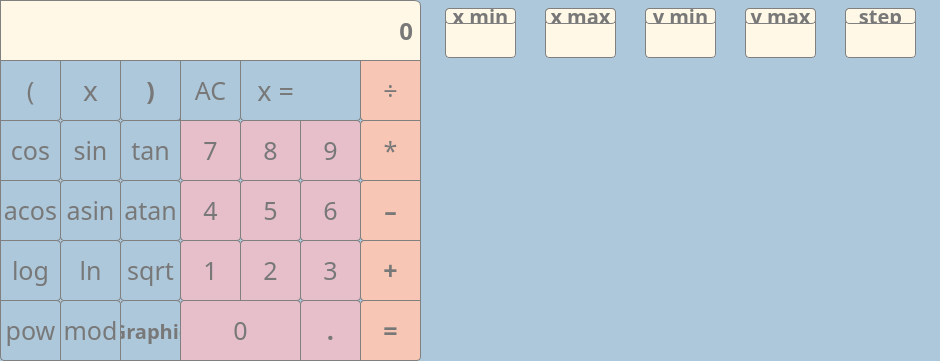
<?xml version="1.0" encoding="UTF-8"?>
<ui version="4.0">
 <class>MainWindow</class>
 <widget class="QMainWindow" name="MainWindow">
  <property name="geometry">
   <rect>
    <x>0</x>
    <y>0</y>
    <width>940</width>
    <height>361</height>
   </rect>
  </property>
  <property name="windowTitle">
   <string>MainWindow</string>
  </property>
  <property name="styleSheet">
   <string notr="true">QMainWindow {
	background-color: rgb(173,200,219);
}</string>
  </property>
  <widget class="QWidget" name="centralwidget">
   <property name="styleSheet">
    <string notr="true">Qwidget {	
	background-color: rgb(247,198,181);
}</string>
   </property>
   <widget class="QLabel" name="input_string">
    <property name="geometry">
     <rect>
      <x>0</x>
      <y>0</y>
      <width>421</width>
      <height>61</height>
     </rect>
    </property>
    <property name="font">
     <font>
      <family>Didot</family>
      <pointsize>18</pointsize>
      <bold>true</bold>
     </font>
    </property>
    <property name="styleSheet">
     <string notr="true">QLabel { 
	background-color: rgb(255, 248, 231);
	color: rgb(120, 120, 120);
 	border: 1px solid  gray;
	border-radius: 6px;
	border-bottom-right-radius: 0px;
	border-bottom-left-radius: 0px;
	border-top-right-radius: 6px;
	border-top-left-radius: 0px;
}</string>
    </property>
    <property name="text">
     <string>0</string>
    </property>
    <property name="alignment">
     <set>Qt::AlignRight|Qt::AlignTrailing|Qt::AlignVCenter</set>
    </property>
   </widget>
   <widget class="QPushButton" name="pushButton_leftbracket">
    <property name="geometry">
     <rect>
      <x>0</x>
      <y>60</y>
      <width>61</width>
      <height>61</height>
     </rect>
    </property>
    <property name="font">
     <font>
      <family>Didot</family>
      <pointsize>19</pointsize>
      <bold>false</bold>
     </font>
    </property>
    <property name="styleSheet">
     <string notr="true">QPushButton {
	border-color: gray;
 	border-width: 1px;
 	border-style: solid;
	border-radius: 4px;
	border-bottom: 1px solid gray;
	border-bottom-left-radius: 0px;
	border-top-left-radius: 0px;
	border-top-right-radius: 0px;
	background-color: rgb(173,200,219);
	color: rgb(120, 120, 120);
}

QPushButton:pressed {
    background-color: qlineargradient(x1: 0, y1: 0, x2: 0, y2: 1,
                                      stop: 0 #dadbde, stop: 1 #f6f7fa);
}</string>
    </property>
    <property name="text">
     <string>(</string>
    </property>
   </widget>
   <widget class="QPushButton" name="pushButton_division">
    <property name="geometry">
     <rect>
      <x>360</x>
      <y>60</y>
      <width>61</width>
      <height>61</height>
     </rect>
    </property>
    <property name="font">
     <font>
      <family>Didot</family>
      <pointsize>19</pointsize>
      <bold>false</bold>
     </font>
    </property>
    <property name="styleSheet">
     <string notr="true">QPushButton {
	border-color: gray;
 	border-width: 1px;
 	border-style: solid;
	border-radius: 4px;
	border-bottom-right-radius: 0px;
	border-top-right-radius: 0px;
	border-top-left-radius: 0px;
	background-color: rgb(247,198,181);
	color: rgb(120, 120, 120);
}

QPushButton:pressed {
    background-color: qlineargradient(x1: 0, y1: 0, x2: 0, y2: 1,
                                      stop: 0 #dadbde, stop: 1 #f6f7fa);
}</string>
    </property>
    <property name="text">
     <string>÷</string>
    </property>
   </widget>
   <widget class="QPushButton" name="pushButton_X">
    <property name="geometry">
     <rect>
      <x>60</x>
      <y>60</y>
      <width>61</width>
      <height>61</height>
     </rect>
    </property>
    <property name="font">
     <font>
      <family>Didot</family>
      <pointsize>21</pointsize>
      <bold>false</bold>
     </font>
    </property>
    <property name="styleSheet">
     <string notr="true">QPushButton {
	border-color: gray;
 	border-width: 1px;
 	border-style: solid;
	border-radius: 4px;
	border-bottom: 1px solid gray;
	border-top-left-radius: 0px;
	border-top-right-radius: 0px;
	background-color: rgb(173,200,219);
	color: rgb(120, 120, 120);
}

QPushButton:pressed {
    background-color: qlineargradient(x1: 0, y1: 0, x2: 0, y2: 1,
                                      stop: 0 #dadbde, stop: 1 #f6f7fa);
}</string>
    </property>
    <property name="text">
     <string>x</string>
    </property>
   </widget>
   <widget class="QPushButton" name="pushButton_rightbracket">
    <property name="geometry">
     <rect>
      <x>120</x>
      <y>60</y>
      <width>61</width>
      <height>61</height>
     </rect>
    </property>
    <property name="font">
     <font>
      <family>Didot</family>
      <pointsize>19</pointsize>
      <bold>true</bold>
     </font>
    </property>
    <property name="styleSheet">
     <string notr="true">QPushButton {
	border-color: gray;
 	border-width: 1px;
 	border-style: solid;
	border-radius: 4px;
	border-bottom: 1px solid gray;
	border-top-left-radius: 0px;
	border-top-right-radius: 0px;
	background-color: rgb(173,200,219);
	color: rgb(120, 120, 120);
}

QPushButton:pressed {
    background-color: qlineargradient(x1: 0, y1: 0, x2: 0, y2: 1,
                                      stop: 0 #dadbde, stop: 1 #f6f7fa);
}</string>
    </property>
    <property name="text">
     <string>)</string>
    </property>
   </widget>
   <widget class="QPushButton" name="pushButton_five">
    <property name="geometry">
     <rect>
      <x>240</x>
      <y>180</y>
      <width>61</width>
      <height>61</height>
     </rect>
    </property>
    <property name="font">
     <font>
      <family>Didot</family>
      <pointsize>19</pointsize>
     </font>
    </property>
    <property name="styleSheet">
     <string notr="true">QPushButton {
	border-color: gray;
 	border-width: 1px;
 	border-style: solid;
	border-radius: 4px;
	background-color: rgb(230,191,202);
	color: rgb(120, 120, 120);
}

QPushButton:pressed {
    background-color: qlineargradient(x1: 0, y1: 0, x2: 0, y2: 1,
                                      stop: 0 #dadbde, stop: 1 #f6f7fa);
}</string>
    </property>
    <property name="text">
     <string>5</string>
    </property>
   </widget>
   <widget class="QPushButton" name="pushButton_minus">
    <property name="geometry">
     <rect>
      <x>360</x>
      <y>180</y>
      <width>61</width>
      <height>61</height>
     </rect>
    </property>
    <property name="font">
     <font>
      <family>Didot</family>
      <pointsize>19</pointsize>
      <bold>true</bold>
     </font>
    </property>
    <property name="styleSheet">
     <string notr="true">QPushButton {
	border-color: gray;
 	border-width: 1px;
 	border-style: solid;
	border-radius: 4px;
	border-bottom-right-radius: 0px;
	border-top-right-radius: 0px;
	background-color: rgb(247,198,181);
	color: rgb(120, 120, 120);
}

QPushButton:pressed {
    background-color: qlineargradient(x1: 0, y1: 0, x2: 0, y2: 1,
                                      stop: 0 #dadbde, stop: 1 #f6f7fa);
}</string>
    </property>
    <property name="text">
     <string>–</string>
    </property>
   </widget>
   <widget class="QPushButton" name="pushButton_seven">
    <property name="geometry">
     <rect>
      <x>180</x>
      <y>120</y>
      <width>61</width>
      <height>61</height>
     </rect>
    </property>
    <property name="font">
     <font>
      <family>Didot</family>
      <pointsize>19</pointsize>
     </font>
    </property>
    <property name="styleSheet">
     <string notr="true">QPushButton {
	border-color: gray;
 	border-width: 1px;
 	border-style: solid;
	border-radius: 4px;
	border-top-left-radius: 0px;
	background-color: rgb(230,191,202);
	color: rgb(120, 120, 120);
}

QPushButton:pressed {
    background-color: qlineargradient(x1: 0, y1: 0, x2: 0, y2: 1,
                                      stop: 0 #dadbde, stop: 1 #f6f7fa);
}</string>
    </property>
    <property name="text">
     <string>7</string>
    </property>
   </widget>
   <widget class="QPushButton" name="pushButton_acos">
    <property name="geometry">
     <rect>
      <x>0</x>
      <y>180</y>
      <width>61</width>
      <height>61</height>
     </rect>
    </property>
    <property name="font">
     <font>
      <family>Didot</family>
      <pointsize>19</pointsize>
      <bold>false</bold>
     </font>
    </property>
    <property name="styleSheet">
     <string notr="true">QPushButton {
	border-color: gray;
 	border-width: 1px;
 	border-style: solid;
	border-radius: 4px;
	border-bottom: 1px solid gray;
	border-bottom-left-radius: 0px;
	border-top-left-radius: 0px;
	background-color: rgb(173,200,219);
	color: rgb(120, 120, 120);
}

QPushButton:pressed {
    background-color: qlineargradient(x1: 0, y1: 0, x2: 0, y2: 1,
                                      stop: 0 #dadbde, stop: 1 #f6f7fa);
}</string>
    </property>
    <property name="text">
     <string>acos</string>
    </property>
   </widget>
   <widget class="QPushButton" name="pushButton_atan">
    <property name="geometry">
     <rect>
      <x>120</x>
      <y>180</y>
      <width>61</width>
      <height>61</height>
     </rect>
    </property>
    <property name="font">
     <font>
      <family>Didot</family>
      <pointsize>19</pointsize>
      <bold>false</bold>
     </font>
    </property>
    <property name="styleSheet">
     <string notr="true">QPushButton {
	border-color: gray;
 	border-width: 1px;
 	border-style: solid;
	border-radius: 4px;
	border-bottom: 1px solid gray;
	background-color: rgb(173,200,219);
	color: rgb(120, 120, 120);
}

QPushButton:pressed {
    background-color: qlineargradient(x1: 0, y1: 0, x2: 0, y2: 1,
                                      stop: 0 #dadbde, stop: 1 #f6f7fa);
}</string>
    </property>
    <property name="text">
     <string>atan</string>
    </property>
   </widget>
   <widget class="QPushButton" name="pushButton_asin">
    <property name="geometry">
     <rect>
      <x>60</x>
      <y>180</y>
      <width>61</width>
      <height>61</height>
     </rect>
    </property>
    <property name="font">
     <font>
      <family>Didot</family>
      <pointsize>19</pointsize>
      <bold>false</bold>
     </font>
    </property>
    <property name="styleSheet">
     <string notr="true">QPushButton {
	border-color: gray;
 	border-width: 1px;
 	border-style: solid;
	border-radius: 4px;
	border-bottom: 1px solid gray;
	background-color: rgb(173,200,219);
	color: rgb(120, 120, 120);
}

QPushButton:pressed {
    background-color: qlineargradient(x1: 0, y1: 0, x2: 0, y2: 1,
                                      stop: 0 #dadbde, stop: 1 #f6f7fa);
}</string>
    </property>
    <property name="text">
     <string>asin</string>
    </property>
   </widget>
   <widget class="QPushButton" name="pushButton_six">
    <property name="geometry">
     <rect>
      <x>300</x>
      <y>180</y>
      <width>61</width>
      <height>61</height>
     </rect>
    </property>
    <property name="font">
     <font>
      <family>Didot</family>
      <pointsize>19</pointsize>
     </font>
    </property>
    <property name="styleSheet">
     <string notr="true">QPushButton {
	border-color: gray;
 	border-width: 1px;
 	border-style: solid;
	border-radius: 4px;
	background-color: rgb(230,191,202);
	color: rgb(120, 120, 120);
}

QPushButton:pressed {
    background-color: qlineargradient(x1: 0, y1: 0, x2: 0, y2: 1,
                                      stop: 0 #dadbde, stop: 1 #f6f7fa);
}</string>
    </property>
    <property name="text">
     <string>6</string>
    </property>
   </widget>
   <widget class="QPushButton" name="pushButton_two">
    <property name="geometry">
     <rect>
      <x>240</x>
      <y>240</y>
      <width>61</width>
      <height>61</height>
     </rect>
    </property>
    <property name="font">
     <font>
      <family>Didot</family>
      <pointsize>19</pointsize>
     </font>
    </property>
    <property name="styleSheet">
     <string notr="true">QPushButton {
	border-color: gray;
 	border-width: 1px;
 	border-style: solid;
	border-radius: 4px;
	border-bottom-left-radius: 0px;
	background-color: rgb(230,191,202);
	color: rgb(120, 120, 120);
}

QPushButton:pressed {
    background-color: qlineargradient(x1: 0, y1: 0, x2: 0, y2: 1,
                                      stop: 0 #dadbde, stop: 1 #f6f7fa);
}</string>
    </property>
    <property name="text">
     <string>2</string>
    </property>
   </widget>
   <widget class="QPushButton" name="pushButton_plus">
    <property name="geometry">
     <rect>
      <x>360</x>
      <y>240</y>
      <width>61</width>
      <height>61</height>
     </rect>
    </property>
    <property name="font">
     <font>
      <family>Didot</family>
      <pointsize>19</pointsize>
      <bold>true</bold>
     </font>
    </property>
    <property name="styleSheet">
     <string notr="true">QPushButton {
	border-color: gray;
 	border-width: 1px;
 	border-style: solid;
	border-radius: 4px;
	border-bottom-right-radius: 0px;
	border-top-right-radius: 0px;
	background-color: rgb(247,198,181);
	color: rgb(120, 120, 120);
}

QPushButton:pressed {
    background-color: qlineargradient(x1: 0, y1: 0, x2: 0, y2: 1,
                                      stop: 0 #dadbde, stop: 1 #f6f7fa);
}</string>
    </property>
    <property name="text">
     <string>+</string>
    </property>
   </widget>
   <widget class="QPushButton" name="pushButton_one">
    <property name="geometry">
     <rect>
      <x>180</x>
      <y>240</y>
      <width>61</width>
      <height>61</height>
     </rect>
    </property>
    <property name="font">
     <font>
      <family>Didot</family>
      <pointsize>19</pointsize>
     </font>
    </property>
    <property name="styleSheet">
     <string notr="true">QPushButton {
	border-color: gray;
 	border-width: 1px;
 	border-style: solid;
	border-radius: 4px;
	border-bottom-right-radius: 0px;
	background-color: rgb(230,191,202);
	color: rgb(120, 120, 120);
}

QPushButton:pressed {
    background-color: qlineargradient(x1: 0, y1: 0, x2: 0, y2: 1,
                                      stop: 0 #dadbde, stop: 1 #f6f7fa);
}</string>
    </property>
    <property name="text">
     <string>1</string>
    </property>
   </widget>
   <widget class="QPushButton" name="pushButton_sqrt">
    <property name="geometry">
     <rect>
      <x>120</x>
      <y>240</y>
      <width>61</width>
      <height>61</height>
     </rect>
    </property>
    <property name="font">
     <font>
      <family>Didot</family>
      <pointsize>19</pointsize>
      <bold>false</bold>
     </font>
    </property>
    <property name="styleSheet">
     <string notr="true">QPushButton {
	border-color: gray;
 	border-width: 1px;
 	border-style: solid;
	border-radius: 4px;
	border-bottom: 1px solid gray;
	background-color: rgb(173,200,219);
	color: rgb(120, 120, 120);
}

QPushButton:pressed {
    background-color: qlineargradient(x1: 0, y1: 0, x2: 0, y2: 1,
                                      stop: 0 #dadbde, stop: 1 #f6f7fa);
}</string>
    </property>
    <property name="text">
     <string>sqrt</string>
    </property>
   </widget>
   <widget class="QPushButton" name="pushButton_log">
    <property name="geometry">
     <rect>
      <x>0</x>
      <y>240</y>
      <width>61</width>
      <height>61</height>
     </rect>
    </property>
    <property name="font">
     <font>
      <family>Didot</family>
      <pointsize>19</pointsize>
      <bold>false</bold>
     </font>
    </property>
    <property name="styleSheet">
     <string notr="true">QPushButton {
	border-color: gray;
 	border-width: 1px;
 	border-style: solid;
	border-radius: 4px;
	border-bottom: 1px solid gray;
	border-bottom-left-radius: 0px;
	border-top-left-radius: 0px;
	background-color: rgb(173,200,219);
	color: rgb(120, 120, 120);
}

QPushButton:pressed {
    background-color: qlineargradient(x1: 0, y1: 0, x2: 0, y2: 1,
                                      stop: 0 #dadbde, stop: 1 #f6f7fa);
}</string>
    </property>
    <property name="text">
     <string>log</string>
    </property>
   </widget>
   <widget class="QPushButton" name="pushButton_ln">
    <property name="geometry">
     <rect>
      <x>60</x>
      <y>240</y>
      <width>61</width>
      <height>61</height>
     </rect>
    </property>
    <property name="font">
     <font>
      <family>Didot</family>
      <pointsize>19</pointsize>
      <bold>false</bold>
     </font>
    </property>
    <property name="styleSheet">
     <string notr="true">QPushButton {
	border-color: gray;
 	border-width: 1px;
 	border-style: solid;
	border-radius: 4px;
	border-bottom: 1px solid gray;
	background-color: rgb(173,200,219);
	color: rgb(120, 120, 120);
}

QPushButton:pressed {
    background-color: qlineargradient(x1: 0, y1: 0, x2: 0, y2: 1,
                                      stop: 0 #dadbde, stop: 1 #f6f7fa);
}</string>
    </property>
    <property name="text">
     <string>ln</string>
    </property>
   </widget>
   <widget class="QPushButton" name="pushButton_three">
    <property name="geometry">
     <rect>
      <x>300</x>
      <y>240</y>
      <width>61</width>
      <height>61</height>
     </rect>
    </property>
    <property name="font">
     <font>
      <family>Didot</family>
      <pointsize>19</pointsize>
     </font>
    </property>
    <property name="styleSheet">
     <string notr="true">QPushButton {
	border-color: gray;
 	border-width: 1px;
 	border-style: solid;
	border-radius: 4px;
	background-color: rgb(230,191,202);
	color: rgb(120, 120, 120);
}

QPushButton:pressed {
    background-color: qlineargradient(x1: 0, y1: 0, x2: 0, y2: 1,
                                      stop: 0 #dadbde, stop: 1 #f6f7fa);
}</string>
    </property>
    <property name="text">
     <string>3</string>
    </property>
   </widget>
   <widget class="QPushButton" name="pushButton_four">
    <property name="geometry">
     <rect>
      <x>180</x>
      <y>180</y>
      <width>61</width>
      <height>61</height>
     </rect>
    </property>
    <property name="font">
     <font>
      <family>Didot</family>
      <pointsize>19</pointsize>
     </font>
    </property>
    <property name="styleSheet">
     <string notr="true">QPushButton {
	border-color: gray;
 	border-width: 1px;
 	border-style: solid;
	border-radius: 4px;
	background-color: rgb(230,191,202);
	color: rgb(120, 120, 120);
}

QPushButton:pressed {
    background-color: qlineargradient(x1: 0, y1: 0, x2: 0, y2: 1,
                                      stop: 0 #dadbde, stop: 1 #f6f7fa);
}</string>
    </property>
    <property name="text">
     <string>4</string>
    </property>
   </widget>
   <widget class="QPushButton" name="pushButton_multiply">
    <property name="geometry">
     <rect>
      <x>360</x>
      <y>120</y>
      <width>61</width>
      <height>61</height>
     </rect>
    </property>
    <property name="font">
     <font>
      <family>Didot</family>
      <pointsize>19</pointsize>
      <bold>false</bold>
     </font>
    </property>
    <property name="styleSheet">
     <string notr="true">QPushButton {
	border-color: gray;
 	border-width: 1px;
 	border-style: solid;
	border-radius: 4px;
	border-bottom-right-radius: 0px;
	border-top-right-radius: 0px;
	background-color: rgb(247,198,181);
	color: rgb(120, 120, 120);
}

QPushButton:pressed {
    background-color: qlineargradient(x1: 0, y1: 0, x2: 0, y2: 1,
                                      stop: 0 #dadbde, stop: 1 #f6f7fa);
}</string>
    </property>
    <property name="text">
     <string>*</string>
    </property>
   </widget>
   <widget class="QPushButton" name="pushButton_eight">
    <property name="geometry">
     <rect>
      <x>240</x>
      <y>120</y>
      <width>61</width>
      <height>61</height>
     </rect>
    </property>
    <property name="font">
     <font>
      <family>Didot</family>
      <pointsize>19</pointsize>
     </font>
    </property>
    <property name="styleSheet">
     <string notr="true">QPushButton {
	border-color: gray;
 	border-width: 1px;
 	border-style: solid;
	border-radius: 4px;
	border-top-right-radius: 0px;
	background-color: rgb(230,191,202);
	color: rgb(120, 120, 120);
}

QPushButton:pressed {
    background-color: qlineargradient(x1: 0, y1: 0, x2: 0, y2: 1,
                                      stop: 0 #dadbde, stop: 1 #f6f7fa);
}</string>
    </property>
    <property name="text">
     <string>8</string>
    </property>
   </widget>
   <widget class="QPushButton" name="pushButton_cos">
    <property name="geometry">
     <rect>
      <x>0</x>
      <y>120</y>
      <width>61</width>
      <height>61</height>
     </rect>
    </property>
    <property name="font">
     <font>
      <family>Didot</family>
      <pointsize>19</pointsize>
      <bold>false</bold>
     </font>
    </property>
    <property name="styleSheet">
     <string notr="true">QPushButton {
	border-color: gray;
 	border-width: 1px;
 	border-style: solid;
	border-radius: 4px;
	border-bottom: 1px solid gray;
	border-bottom-left-radius: 0px;
	border-top-left-radius: 0px;
	background-color: rgb(173,200,219);
	color: rgb(120, 120, 120);
}

QPushButton:pressed {
    background-color: qlineargradient(x1: 0, y1: 0, x2: 0, y2: 1,
                                      stop: 0 #dadbde, stop: 1 #f6f7fa);
}</string>
    </property>
    <property name="text">
     <string>cos</string>
    </property>
   </widget>
   <widget class="QPushButton" name="pushButton_tan">
    <property name="geometry">
     <rect>
      <x>120</x>
      <y>120</y>
      <width>61</width>
      <height>61</height>
     </rect>
    </property>
    <property name="font">
     <font>
      <family>Didot</family>
      <pointsize>19</pointsize>
      <bold>false</bold>
     </font>
    </property>
    <property name="styleSheet">
     <string notr="true">QPushButton {
	border-color: gray;
 	border-width: 1px;
 	border-style: solid;
	border-radius: 4px;
	border-bottom: 1px solid gray;
	border-top-right-radius: 0px;
	background-color: rgb(173,200,219);
	color: rgb(120, 120, 120);
}

QPushButton:pressed {
    background-color: qlineargradient(x1: 0, y1: 0, x2: 0, y2: 1,
                                      stop: 0 #dadbde, stop: 1 #f6f7fa);
}</string>
    </property>
    <property name="text">
     <string>tan</string>
    </property>
   </widget>
   <widget class="QPushButton" name="pushButton_sin">
    <property name="geometry">
     <rect>
      <x>60</x>
      <y>120</y>
      <width>61</width>
      <height>61</height>
     </rect>
    </property>
    <property name="font">
     <font>
      <family>Didot</family>
      <pointsize>19</pointsize>
      <bold>false</bold>
     </font>
    </property>
    <property name="styleSheet">
     <string notr="true">QPushButton {
	border-color: gray;
 	border-width: 1px;
 	border-style: solid;
	border-radius: 4px;
	border-bottom: 1px solid gray;
	background-color: rgb(173,200,219);
	color: rgb(120, 120, 120);
}

QPushButton:pressed {
    background-color: qlineargradient(x1: 0, y1: 0, x2: 0, y2: 1,
                                      stop: 0 #dadbde, stop: 1 #f6f7fa);
}</string>
    </property>
    <property name="text">
     <string>sin</string>
    </property>
   </widget>
   <widget class="QPushButton" name="pushButton_nine">
    <property name="geometry">
     <rect>
      <x>300</x>
      <y>120</y>
      <width>61</width>
      <height>61</height>
     </rect>
    </property>
    <property name="font">
     <font>
      <family>Didot</family>
      <pointsize>19</pointsize>
     </font>
    </property>
    <property name="styleSheet">
     <string notr="true">QPushButton {
	border-color: gray;
 	border-width: 1px;
 	border-style: solid;
	border-radius: 4px;
	border-top-left-radius: 0px;
	background-color: rgb(230,191,202);
	color: rgb(120, 120, 120);
}

QPushButton:pressed {
    background-color: qlineargradient(x1: 0, y1: 0, x2: 0, y2: 1,
                                      stop: 0 #dadbde, stop: 1 #f6f7fa);
}</string>
    </property>
    <property name="text">
     <string>9</string>
    </property>
   </widget>
   <widget class="QPushButton" name="pushButton_equally">
    <property name="geometry">
     <rect>
      <x>360</x>
      <y>300</y>
      <width>61</width>
      <height>61</height>
     </rect>
    </property>
    <property name="font">
     <font>
      <family>Didot</family>
      <pointsize>19</pointsize>
      <bold>true</bold>
     </font>
    </property>
    <property name="styleSheet">
     <string notr="true">QPushButton {
	border-color: gray;
 	border-width: 1px;
 	border-style: solid;
	border-radius: 4px;
	border-bottom-left-radius: 0px;
	border-top-right-radius: 0px;
	background-color: rgb(247,198,181);
	color: rgb(120, 120, 120);
}

QPushButton:pressed {
    background-color: qlineargradient(x1: 0, y1: 0, x2: 0, y2: 1,
                                      stop: 0 #dadbde, stop: 1 #f6f7fa);
}</string>
    </property>
    <property name="text">
     <string>=</string>
    </property>
   </widget>
   <widget class="QPushButton" name="pushButton_zero">
    <property name="geometry">
     <rect>
      <x>180</x>
      <y>300</y>
      <width>121</width>
      <height>61</height>
     </rect>
    </property>
    <property name="font">
     <font>
      <family>Didot</family>
      <pointsize>19</pointsize>
     </font>
    </property>
    <property name="styleSheet">
     <string notr="true">QPushButton {
	border-color: gray;
 	border-width: 1px;
 	border-style: solid;
	border-radius: 4px;
	border-bottom: 1px solid gray;
	border-bottom-right-radius: 0px;
	border-bottom-left-radius: 0px;
	background-color: rgb(230,191,202);
	color: rgb(120, 120, 120);
}

QPushButton:pressed {
    background-color: qlineargradient(x1: 0, y1: 0, x2: 0, y2: 1,
                                      stop: 0 #dadbde, stop: 1 #f6f7fa);
}</string>
    </property>
    <property name="text">
     <string>0</string>
    </property>
   </widget>
   <widget class="QPushButton" name="pushButton_mod">
    <property name="geometry">
     <rect>
      <x>60</x>
      <y>300</y>
      <width>61</width>
      <height>61</height>
     </rect>
    </property>
    <property name="font">
     <font>
      <family>Didot</family>
      <pointsize>19</pointsize>
      <bold>false</bold>
     </font>
    </property>
    <property name="styleSheet">
     <string notr="true">QPushButton {
	border-color: gray;
 	border-width: 1px;
 	border-style: solid;
	border-radius: 4px;
	border-bottom: 1px solid gray;
	border-bottom-right-radius: 0px;
	border-bottom-left-radius: 0px;
	background-color: rgb(173,200,219);
	color: rgb(120, 120, 120);
}

QPushButton:pressed {
    background-color: qlineargradient(x1: 0, y1: 0, x2: 0, y2: 1,
                                      stop: 0 #dadbde, stop: 1 #f6f7fa);
}</string>
    </property>
    <property name="text">
     <string>mod</string>
    </property>
   </widget>
   <widget class="QPushButton" name="pushButton_AC">
    <property name="geometry">
     <rect>
      <x>180</x>
      <y>60</y>
      <width>61</width>
      <height>61</height>
     </rect>
    </property>
    <property name="font">
     <font>
      <family>Didot</family>
      <pointsize>19</pointsize>
      <bold>false</bold>
     </font>
    </property>
    <property name="styleSheet">
     <string notr="true">QPushButton {
	border-color: gray;
 	border-width: 1px;
 	border-style: solid;
	border-radius: 4px;
	border-bottom: 1px solid gray;
	border-bottom-left-radius: 0px;
	border-top-left-radius: 0px;
	border-top-right-radius: 0px;
	background-color: rgb(173,200,219);
	color: rgb(120, 120, 120);
}

QPushButton:pressed {
    background-color: qlineargradient(x1: 0, y1: 0, x2: 0, y2: 1,
                                      stop: 0 #dadbde, stop: 1 #f6f7fa);
}</string>
    </property>
    <property name="text">
     <string>AC</string>
    </property>
   </widget>
   <widget class="QPushButton" name="pushButton_pow">
    <property name="geometry">
     <rect>
      <x>0</x>
      <y>300</y>
      <width>61</width>
      <height>61</height>
     </rect>
    </property>
    <property name="font">
     <font>
      <family>Didot</family>
      <pointsize>19</pointsize>
      <bold>false</bold>
     </font>
    </property>
    <property name="styleSheet">
     <string notr="true">QPushButton {
	border-color: gray;
 	border-width: 1px;
 	border-style: solid;
	border-radius: 4px;
	border-bottom: 1px solid gray;
	border-bottom-right-radius: 0px;
	border-top-left-radius: 0px;
	background-color: rgb(173,200,219);
	color: rgb(120, 120, 120);
}

QPushButton:pressed {
    background-color: qlineargradient(x1: 0, y1: 0, x2: 0, y2: 1,
                                      stop: 0 #dadbde, stop: 1 #f6f7fa);
}</string>
    </property>
    <property name="text">
     <string>pow</string>
    </property>
   </widget>
   <widget class="QPushButton" name="pushButton_dot">
    <property name="geometry">
     <rect>
      <x>300</x>
      <y>300</y>
      <width>61</width>
      <height>61</height>
     </rect>
    </property>
    <property name="font">
     <font>
      <family>Didot</family>
      <pointsize>19</pointsize>
      <bold>true</bold>
     </font>
    </property>
    <property name="styleSheet">
     <string notr="true">QPushButton {
	border-color: gray;
 	border-width: 1px;
 	border-style: solid;
	border-radius: 4px;
	border-bottom-right-radius: 0px;
	border-bottom-left-radius: 0px;
	background-color: rgb(230,191,202);
	color: rgb(120, 120, 120);
}

QPushButton:pressed {
    background-color: qlineargradient(x1: 0, y1: 0, x2: 0, y2: 1,
                                      stop: 0 #dadbde, stop: 1 #f6f7fa);
}</string>
    </property>
    <property name="text">
     <string>.</string>
    </property>
   </widget>
   <widget class="QLabel" name="label_x">
    <property name="geometry">
     <rect>
      <x>240</x>
      <y>60</y>
      <width>61</width>
      <height>61</height>
     </rect>
    </property>
    <property name="font">
     <font>
      <family>Didot</family>
      <pointsize>20</pointsize>
     </font>
    </property>
    <property name="styleSheet">
     <string notr="true">QLabel {
	border-color: gray;
 	border-width: 1px;
	border-right-width:0px;
 	border-style: solid;
	border-radius: 4px;
	border-top-right-radius: 0px;
	border-top-left-radius: 0px;
	border-bottom-right-radius: 0px;
	background-color: rgb(173,200,219);
	color: rgb(120, 120, 120);
}</string>
    </property>
    <property name="text">
     <string>x =</string>
    </property>
    <property name="alignment">
     <set>Qt::AlignRight|Qt::AlignTrailing|Qt::AlignVCenter</set>
    </property>
   </widget>
   <widget class="QPushButton" name="pushButton_graphic">
    <property name="geometry">
     <rect>
      <x>120</x>
      <y>300</y>
      <width>61</width>
      <height>61</height>
     </rect>
    </property>
    <property name="font">
     <font>
      <family>Didot</family>
      <pointsize>15</pointsize>
      <bold>true</bold>
     </font>
    </property>
    <property name="styleSheet">
     <string notr="true">QPushButton {
	border-color: gray;
 	border-width: 1px;
 	border-style: solid;
	border-radius: 4px;
	border-bottom: 1px solid gray;
	border-bottom-right-radius: 0px;
	border-bottom-left-radius: 0px;
	background-color: rgb(173,200,219);
	color: rgb(120, 120, 120);
}

QPushButton:pressed {
    background-color: qlineargradient(x1: 0, y1: 0, x2: 0, y2: 1,
                                      stop: 0 #dadbde, stop: 1 #f6f7fa);
}</string>
    </property>
    <property name="text">
     <string>Graphic</string>
    </property>
   </widget>
   <widget class="QLineEdit" name="x_value">
    <property name="geometry">
     <rect>
      <x>300</x>
      <y>60</y>
      <width>61</width>
      <height>61</height>
     </rect>
    </property>
    <property name="font">
     <font>
      <family>Didot</family>
      <pointsize>19</pointsize>
     </font>
    </property>
    <property name="styleSheet">
     <string notr="true">QLineEdit {
	border-color: gray;
 	border-width: 1px;
	border-left-width:0px;
 	border-style: solid;
	border-radius: 4px;
	border-top-left-radius: 0px;
	border-bottom-left-radius: 0px;
	border-top-right-radius: 0px;
	background-color: rgb(173,200,219);
	color: rgb(120, 120, 120);
}</string>
    </property>
    <property name="alignment">
     <set>Qt::AlignCenter</set>
    </property>
   </widget>
   <widget class="QCustomPlot" name="widget" native="true">
    <property name="geometry">
     <rect>
      <x>449</x>
      <y>79</y>
      <width>461</width>
      <height>271</height>
     </rect>
    </property>
    <property name="styleSheet">
     <string notr="true">QCustomPlot {
	background-color: rgb(255, 248, 231);
	border-width: 3px;
 	border-style: solid;
	border-radius: 6px;
}</string>
    </property>
   </widget>
   <widget class="QLineEdit" name="y_min">
    <property name="geometry">
     <rect>
      <x>645</x>
      <y>8</y>
      <width>71</width>
      <height>50</height>
     </rect>
    </property>
    <property name="font">
     <font>
      <family>Didot</family>
     </font>
    </property>
    <property name="styleSheet">
     <string notr="true">QLineEdit  {
	border-color: gray;
 	border-width: 1px;
 	border-style: solid;
	border-radius: 4px;
	background-color: rgb(255, 248, 231);
	color: rgb(120, 120, 120);
}</string>
    </property>
    <property name="alignment">
     <set>Qt::AlignBottom|Qt::AlignHCenter</set>
    </property>
   </widget>
   <widget class="QLineEdit" name="y_max">
    <property name="geometry">
     <rect>
      <x>745</x>
      <y>8</y>
      <width>71</width>
      <height>50</height>
     </rect>
    </property>
    <property name="font">
     <font>
      <family>Didot</family>
     </font>
    </property>
    <property name="styleSheet">
     <string notr="true">QLineEdit  {
	border-color: gray;
 	border-width: 1px;
 	border-style: solid;
	border-radius: 4px;
	background-color: rgb(255, 248, 231);
	color: rgb(120, 120, 120);
}</string>
    </property>
    <property name="alignment">
     <set>Qt::AlignBottom|Qt::AlignHCenter</set>
    </property>
   </widget>
   <widget class="QLineEdit" name="x_max">
    <property name="geometry">
     <rect>
      <x>545</x>
      <y>8</y>
      <width>71</width>
      <height>50</height>
     </rect>
    </property>
    <property name="font">
     <font>
      <family>Didot</family>
     </font>
    </property>
    <property name="styleSheet">
     <string notr="true">QLineEdit  {
	border-color: gray;
 	border-width: 1px;
 	border-style: solid;
	border-radius: 4px;
	background-color: rgb(255, 248, 231);
	color: rgb(120, 120, 120);
}</string>
    </property>
    <property name="alignment">
     <set>Qt::AlignBottom|Qt::AlignHCenter</set>
    </property>
   </widget>
   <widget class="QLabel" name="label_xmax">
    <property name="geometry">
     <rect>
      <x>545</x>
      <y>8</y>
      <width>71</width>
      <height>16</height>
     </rect>
    </property>
    <property name="font">
     <font>
      <family>Didot</family>
      <pointsize>15</pointsize>
      <bold>true</bold>
     </font>
    </property>
    <property name="styleSheet">
     <string notr="true">QLabel {
	border-color: gray;
 	border-width: 1px;
 	border-style: solid;
	border-radius: 4px;
	background-color: rgb(255, 248, 231);
	color: rgb(120, 120, 120);
}</string>
    </property>
    <property name="text">
     <string>x max</string>
    </property>
    <property name="alignment">
     <set>Qt::AlignCenter</set>
    </property>
   </widget>
   <widget class="QLabel" name="label_ymax">
    <property name="geometry">
     <rect>
      <x>745</x>
      <y>8</y>
      <width>71</width>
      <height>16</height>
     </rect>
    </property>
    <property name="font">
     <font>
      <family>Didot</family>
      <pointsize>15</pointsize>
      <bold>true</bold>
     </font>
    </property>
    <property name="styleSheet">
     <string notr="true">QLabel {
	border-color: gray;
 	border-width: 1px;
 	border-style: solid;
	border-radius: 4px;
	background-color: rgb(255, 248, 231);
	color: rgb(120, 120, 120);
}</string>
    </property>
    <property name="text">
     <string>y max</string>
    </property>
    <property name="alignment">
     <set>Qt::AlignCenter</set>
    </property>
   </widget>
   <widget class="QLabel" name="label_ymin">
    <property name="geometry">
     <rect>
      <x>645</x>
      <y>8</y>
      <width>71</width>
      <height>16</height>
     </rect>
    </property>
    <property name="font">
     <font>
      <family>Didot</family>
      <pointsize>15</pointsize>
      <bold>true</bold>
     </font>
    </property>
    <property name="styleSheet">
     <string notr="true">QLabel {
	border-color: gray;
 	border-width: 1px;
 	border-style: solid;
	border-radius: 4px;
	background-color: rgb(255, 248, 231);
	color: rgb(120, 120, 120);
}</string>
    </property>
    <property name="text">
     <string>y min</string>
    </property>
    <property name="alignment">
     <set>Qt::AlignCenter</set>
    </property>
   </widget>
   <widget class="QLineEdit" name="x_min">
    <property name="geometry">
     <rect>
      <x>445</x>
      <y>8</y>
      <width>71</width>
      <height>50</height>
     </rect>
    </property>
    <property name="font">
     <font>
      <family>Didot</family>
     </font>
    </property>
    <property name="styleSheet">
     <string notr="true">QLineEdit  {
	border-color: gray;
 	border-width: 1px;
 	border-style: solid;
	border-radius: 4px;
	background-color: rgb(255, 248, 231);
	color: rgb(120, 120, 120);
}</string>
    </property>
    <property name="alignment">
     <set>Qt::AlignBottom|Qt::AlignHCenter</set>
    </property>
   </widget>
   <widget class="QLabel" name="label_xmin">
    <property name="geometry">
     <rect>
      <x>445</x>
      <y>8</y>
      <width>71</width>
      <height>16</height>
     </rect>
    </property>
    <property name="font">
     <font>
      <family>Didot</family>
      <pointsize>15</pointsize>
      <bold>true</bold>
     </font>
    </property>
    <property name="styleSheet">
     <string notr="true">QLabel {
	border-color: gray;
 	border-width: 1px;
 	border-style: solid;
	border-radius: 4px;
	background-color: rgb(255, 248, 231);
	color: rgb(120, 120, 120);
}</string>
    </property>
    <property name="text">
     <string>x min</string>
    </property>
    <property name="alignment">
     <set>Qt::AlignCenter</set>
    </property>
   </widget>
   <widget class="QLabel" name="label">
    <property name="geometry">
     <rect>
      <x>845</x>
      <y>8</y>
      <width>71</width>
      <height>50</height>
     </rect>
    </property>
    <property name="font">
     <font>
      <family>Didot</family>
     </font>
    </property>
    <property name="styleSheet">
     <string notr="true">QLabel {
	border-color: gray;
 	border-width: 1px;
 	border-style: solid;
	border-radius: 4px;
	background-color: rgb(255, 248, 231);
	color: rgb(120, 120, 120);
}</string>
    </property>
    <property name="text">
     <string/>
    </property>
    <property name="alignment">
     <set>Qt::AlignBottom|Qt::AlignHCenter</set>
    </property>
   </widget>
   <widget class="QLabel" name="label_ymax_2">
    <property name="geometry">
     <rect>
      <x>845</x>
      <y>8</y>
      <width>71</width>
      <height>16</height>
     </rect>
    </property>
    <property name="font">
     <font>
      <family>Didot</family>
      <pointsize>15</pointsize>
      <bold>true</bold>
     </font>
    </property>
    <property name="styleSheet">
     <string notr="true">QLabel {
	border-color: gray;
 	border-width: 1px;
 	border-style: solid;
	border-radius: 4px;
	background-color: rgb(255, 248, 231);
	color: rgb(120, 120, 120);
}</string>
    </property>
    <property name="text">
     <string>step</string>
    </property>
    <property name="alignment">
     <set>Qt::AlignCenter</set>
    </property>
   </widget>
  </widget>
 </widget>
 <customwidgets>
  <customwidget>
   <class>QCustomPlot</class>
   <extends>QWidget</extends>
   <header location="global">qcustomplot.h</header>
   <container>1</container>
  </customwidget>
 </customwidgets>
 <resources/>
 <connections/>
</ui>
